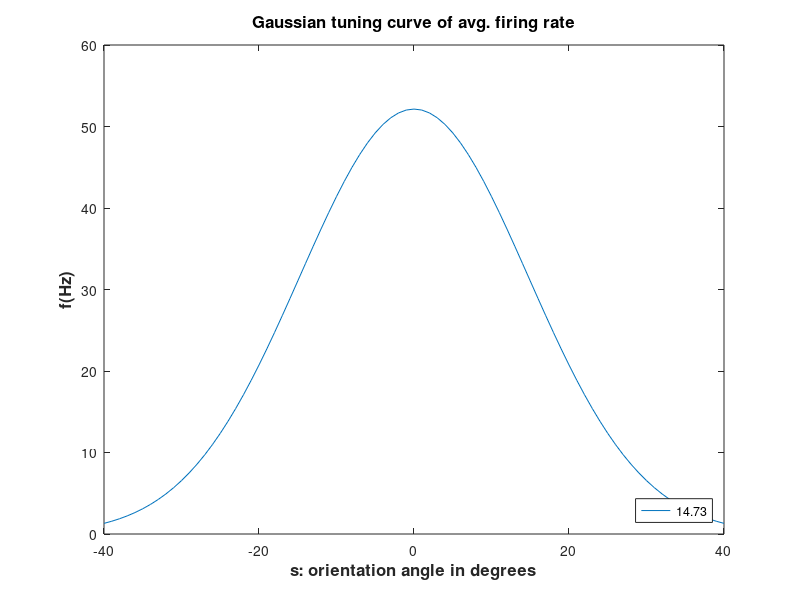
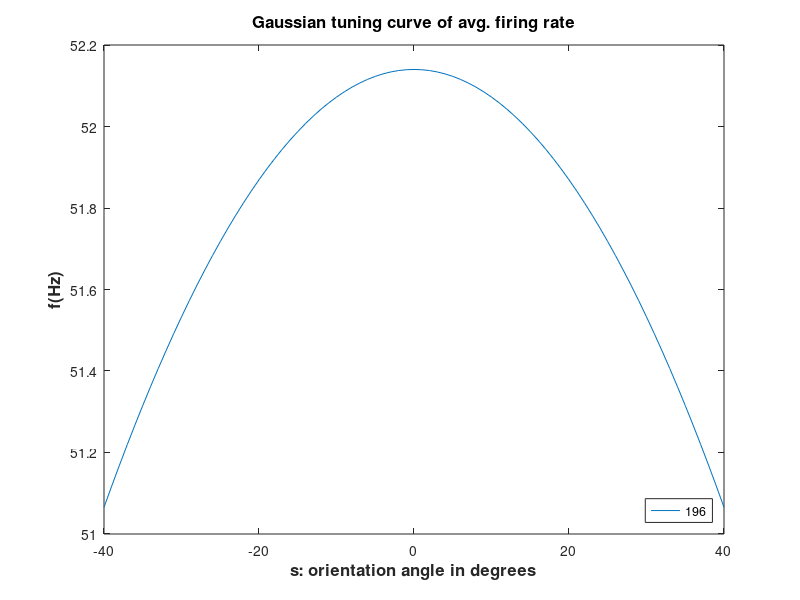
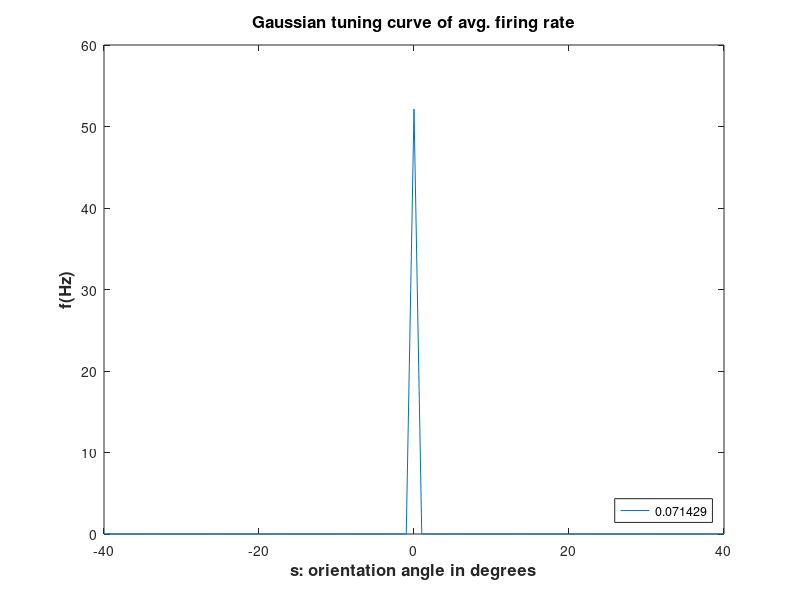
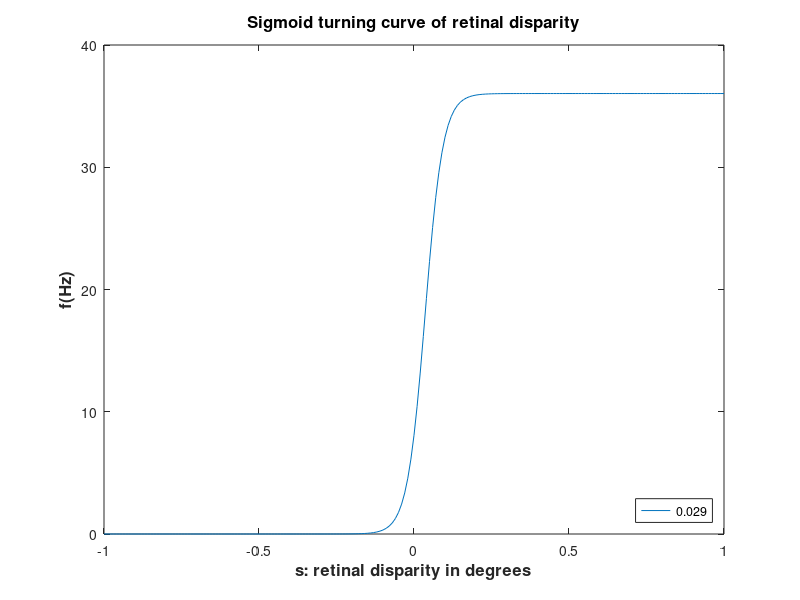

Write the MATLAB code that produced these figures, in order.

%% Psy 268A Homework 1
% Vary the width of the Gaussian Tuning Curve 
clc
clear all
close all

s = -40:1:40;
rmax= 52.14;
smax= 0;
sig= [14.73, (14^2), (1/14)];

for i=1:length(sig) 
y = rmax * exp( (-1/2)* ( (s - smax) / sig(i) ).^2 );
figure
plot(s,y)
title('Gaussian tuning curve of avg. firing rate','FontSize',12,'FontWeight','bold')
xlabel('s: orientation angle in degrees','FontSize',12,'FontWeight','bold') 
ylabel('f(Hz)','FontSize',12,'FontWeight','bold') 
legend( num2str(sig(i)) ,'Location','SouthEast');
end

%% Vary the gain rate of Sigmoid Tuning Curve 
clc
clear all
close all

s = -1:.01:1; % retinal disparity 
rmax = 36.03; 
shalf = 0.036; % disparity that produces a firing rate half as big as the maximum value rmax
deltas = [0.029, 0.06, 0.12, 0.2]; % rate of incrase 
y = zeros(1,length(s));

% signmoid (logit) function
for (n=1:length(deltas))

for (i=1:length(s))
y(i) = rmax / (1+exp( ( shalf - s(i) ) / deltas(n) ) );
end

figure
plot(s,y)
title('Sigmoid turning curve of retinal disparity','FontSize',12,'FontWeight','bold')
xlabel('s: retinal disparity in degrees','FontSize',12,'FontWeight','bold') 
ylabel('f(Hz)','FontSize',12,'FontWeight','bold') 
legend( num2str(deltas(n)) ,'Location','SouthEast');

end


%% ROC curve for simulated discrimination analysis 
% simulated 100 trials at each of the 3 coherence levels
clc
clear all
close all

ntrials = 100; 
coherence = [0.8,3.2,12.8] % coherence level of the stimuli presented in the 100 trials 
lambdaup = [20;20;40]; % mean distribution of the firing rate responding to the preferred direction at each of the respective coherence level
lambdadown = [18;18;18];

for (n=1:length(coherence))
    upRate(n,:) = poissrnd(lambdaup(n),[ntrials,1])'; % poissand firing rate distribution for preferred direction (UP) 
    downRate(n,:) = poissrnd(lambdadown(n), [ntrials,1])'; % firing rate distribution for Nonpreferred direction (DOWN)
    z = [0:max(upRate)]; % z threshold applied to discriminate the poissan firing rate distributions between preferred and Nonpreferred directions   
    % i.e. If r >= z, report "UP" otherwise "DOWN" directional preference 

    pHit = zeros(length(z),length(coherence)); % hit rate 
    pFA =  zeros(length(z),length(coherence)); % false alarm rate 

        for zi = 1:length(z)
            threshold = z(zi);
            pHit(zi,n) = sum(upRate(n,:)>threshold)/ntrials; % probability of hit rate
            pFA(zi,n) = sum(downRate(n,:)>threshold)/ntrials; % probability of false alarm rate
        end

    figure;
    clf
    plot(pFA,pHit,'.-');

    legend(num2str(coherence(n)),'Location','SouthEast');
    set(gca,'XLim',[0,1]);
    set(gca,'YLim',[0,1]);

    title('ROC Curve for z threshold at each motion coherence level','FontSize',12,'FontWeight','bold')
    xlabel('\alpha (false alarm rate)','FontSize',12,'FontWeight','bold') 
    ylabel('\beta (hit rate)','FontSize',12,'FontWeight','bold')   
    set(gca,'XTick',0:.2:1);
    set(gca,'YTick',0:.2:1);
    hold on
    plot([0,1],[0,1],'k-');
    axis square
   
end












